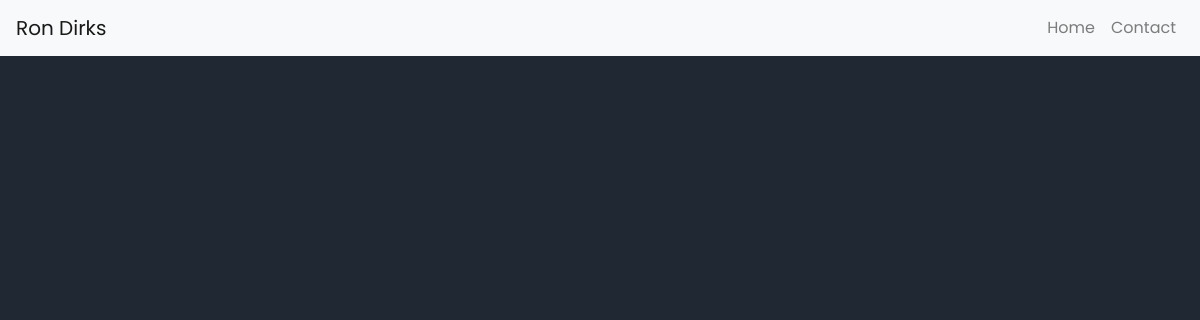
/fotogalerij/, run on an earlier commit of the app's database.
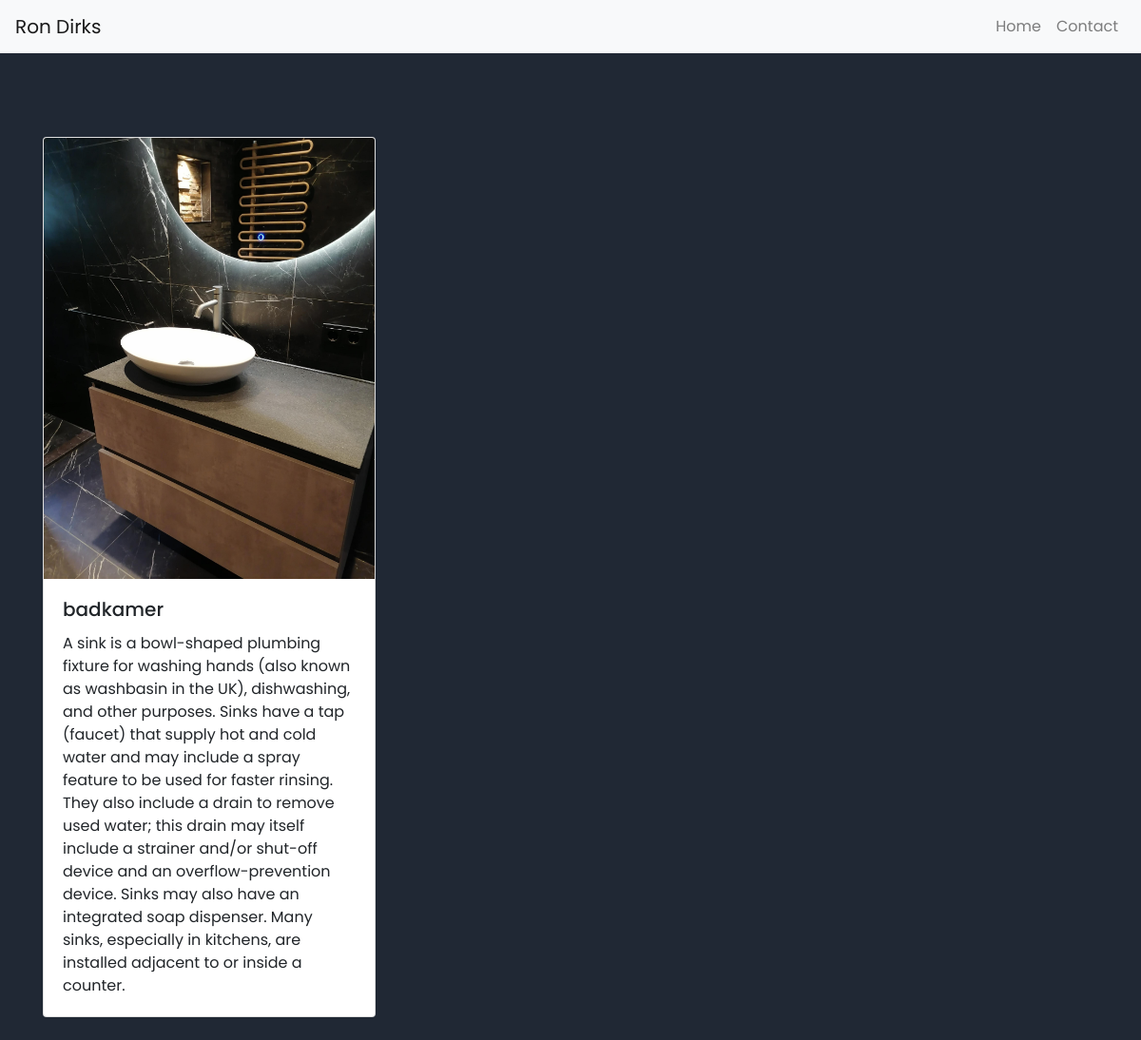
And on a later commit of the database.
### Fotogalerij/models.py (models this page shows, shortened)
class MyModel(models.Model):
    title = models.CharField(max_length=100)
    description = models.TextField()
    image = models.ImageField(upload_to='images/')

### Fotogalerij/views.py (the view)
# urls.py: path('', fotogalerij, name='fotogalerij'),
def fotogalerij(request):
    mymodels = MyModel.objects.all()
    return render(request, 'fotogalerij_base.html', {'mymodels': mymodels})

### Fotogalerij/templates/fotogalerij_base.html (shortened to what this page needs)
<!DOCTYPE html>
<html lang="en" dir="ltr">
<head>
    {% load static %}
    <link rel="stylesheet" href="{% static 'cs/fotogalerij_style.css' %}">
    <link rel="stylesheet" href="https://cdnjs.cloudflare.com/ajax/libs/font-awesome/5.15.4/css/all.min.css">
    <link href="https://maxcdn.bootstrapcdn.com/bootstrap/4.5.2/css/bootstrap.min.css" rel="stylesheet">
</head>
<body>
<header class="sticky-top">
  <nav class="navbar navbar-expand-lg navbar-light bg-light">
      <a class="navbar-brand" href="#">Ron Dirks</a>
      <div class="collapse navbar-collapse" id="navbarNav">
          <ul class="navbar-nav ml-auto">
              <li class="nav-item">
                  <a class="nav-link" href="{% url 'base_view' %}"> Home</a>
              </li>
              <li class="nav-item">
                  <a class="nav-link" href="{% url 'contact' %}"> Contact</a>
              </li>
          </ul>
      </div>
  </nav>
</header>
<div class="container mt-5">
    <div class="row">
        {% for mymodel in mymodels %}
            <div class="col-md-4 mb-4">
                <div class="card">
                    {% if mymodel.image %}
                        <img src="{{ mymodel.image.url }}" class="card-img-top" alt="{{ mymodel.title }}">
                    {% else %}
                        <img src="https://via.placeholder.com/150" class="card-img-top" alt="No image available">
                    {% endif %}
                    <div class="card-body">
                        <h5 class="card-title">{{ mymodel.title }}</h5>
                        <p class="card-text">{{ mymodel.description }}</p>
                    </div>
                </div>
            </div>
        {% endfor %}
    </div>
</div>
</body>
</html>

What changed in the data, as far as the page shows it:
added MyModel: image (picture), title "badkamer", description "A sink is a bowl-shaped plumbing fixture for washing hands (also known as washbasin in the UK), dishwashing, and other purposes. Sinks have a tap (faucet) that supply hot and cold water and may include a spray feature to be used for faster rinsing. They also include a drain to remove used water; this drain may itself include a strainer and/or shut-off device and an overflow-prevention device. Sinks may also have an integrated soap dispenser. Many sinks, especially in kitchens, are installed adjacent to or inside a counter."
